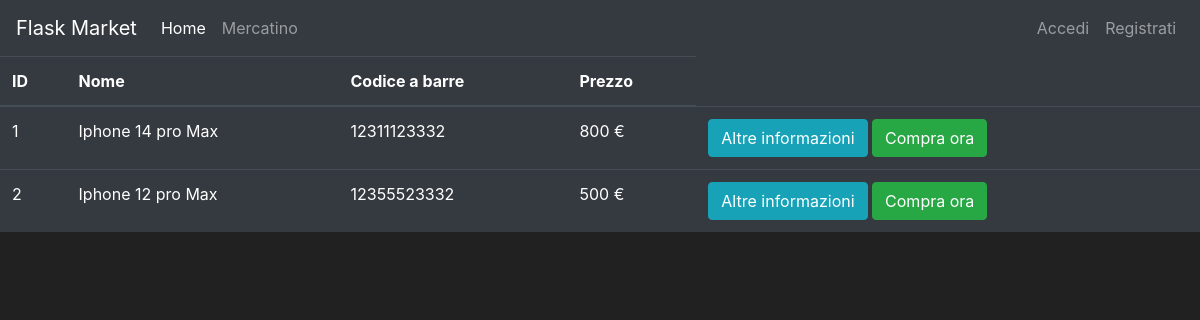
/market, run on an earlier commit of the app's database.
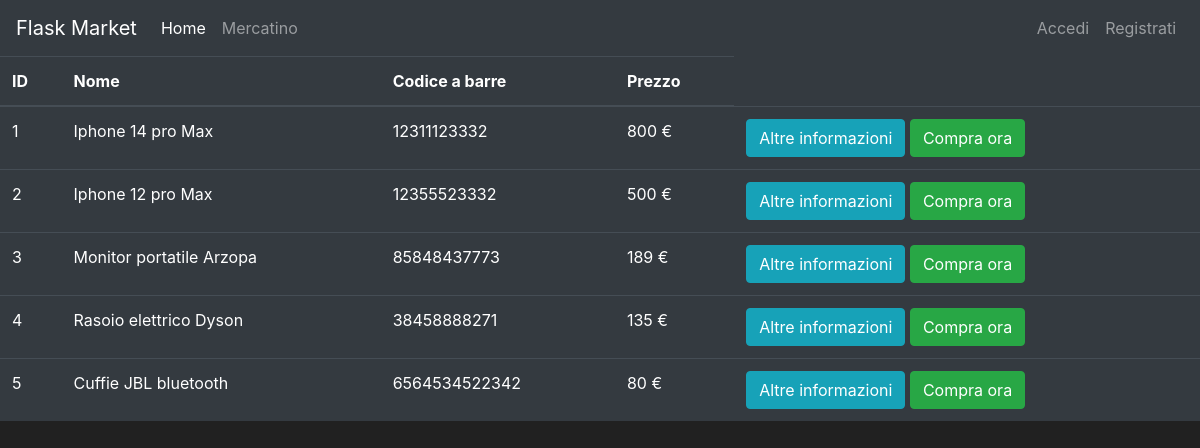
And on a later commit of the database.
### market/models.py (models this page shows, shortened)
class Item(db.Model):
    id = db.Column(db.Integer(), primary_key=True)
    name = db.Column(db.String(length=30), nullable=False, unique=True)
    price = db.Column(db.Integer(), nullable=False)
    barcode = db.Column(db.String(length=30), nullable=False, unique=True)
    description = db.Column(db.String(length=1024), nullable=False, unique=True)
    owner = db.Column(db.Integer(), db.ForeignKey('user.id'))

### market/routes.py (the view)
@app.route('/market')
def market_page():
    items = Item.query.all()
    return render_template('market.html', items=items)

### market/templates/market.html (shortened to what this page needs)
{% extends 'base.html' %}
{% block content %}
    <table class="table table-hover table-dark">
    <thead>
    <tr>
        <th scope="col">ID</th>
        <th scope="col">Nome</th>
        <th scope="col">Codice a barre</th>
        <th scope="col">Prezzo</th>
    </tr>
    </thead>
    <tbody>
    {% for item in items %}
        <tr>
            <td>{{ item.id }}</td>
            <td>{{ item.name }}</td>
            <td>{{ item.barcode }}</td>
            <td>{{ item.price }} €</td>
            <td>
                <button class="btn btn-outline btn-info">Altre informazioni</button>
                <button class="btn btn-outline btn-success">Compra ora</button>
            </td>
        </tr>
    {% endfor %}
    </tbody>
</table>
{% endblock %}

### market/templates/base.html (shortened to what this page needs)
<!doctype html>
<html lang="it">
<head>
    <link rel="stylesheet" href="https://cdn.jsdelivr.net/npm/bootstrap@4.5.3/dist/css/bootstrap.min.css"
>
</head>
<body>
<nav class="navbar navbar-expand-md navbar-dark bg-dark">
    <a class="navbar-brand" href="/home">Flask Market</a>
    <div class="collapse navbar-collapse" id="navbarNav">
        <ul class="navbar-nav mr-auto">
            <li class="nav-item active">
                <a class="nav-link" href="{{ url_for('home_page') }}">Home <span class="sr-only">(current)</span></a>
            </li>
            <li class="nav-item">
                <a class="nav-link" href="{{ url_for('market_page') }}">Mercatino</a>
            </li>
        </ul>
        <ul class="navbar-nav">
            <li class="nav-item">
                <a class="nav-link" href="#">Accedi</a>
            </li>
            <li class="nav-item">
                <a class="nav-link" href="{{ url_for('register_page') }}">Registrati</a>
            </li>
        </ul>
    </div>
</nav>
{% block content %}
{% endblock %}
</body>
</html>

### market/templates/base.html (style rules this page uses)
body { background-color: #212121; color: white }

What changed in the data, as far as the page shows it:
added Item: id "3", name "Monitor portatile Arzopa", barcode "85848437773", price "189"
added Item: id "4", name "Rasoio elettrico Dyson", barcode "38458888271", price "135"
added Item: id "5", name "Cuffie JBL bluetooth", barcode "6564534522342", price "80"
